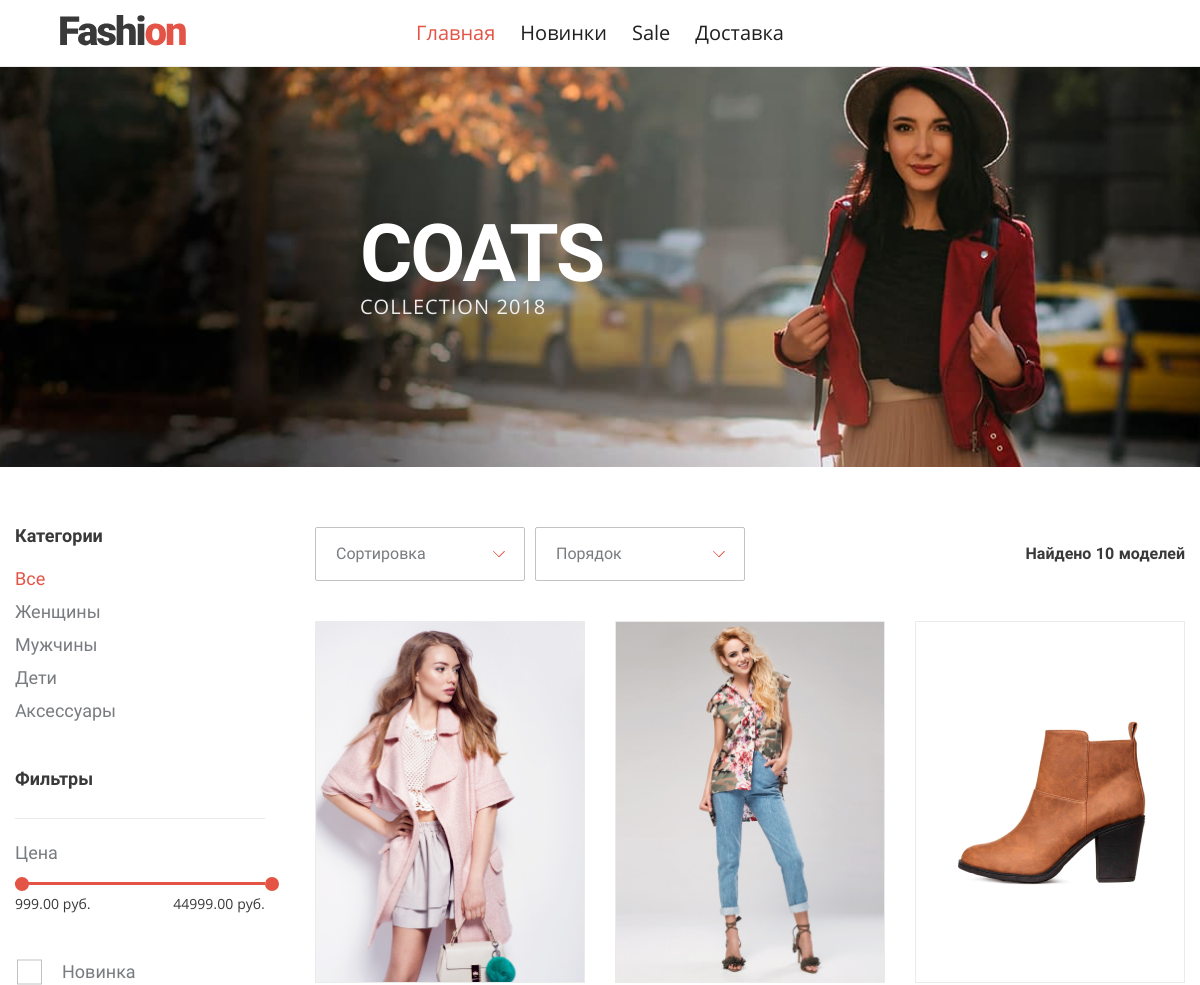
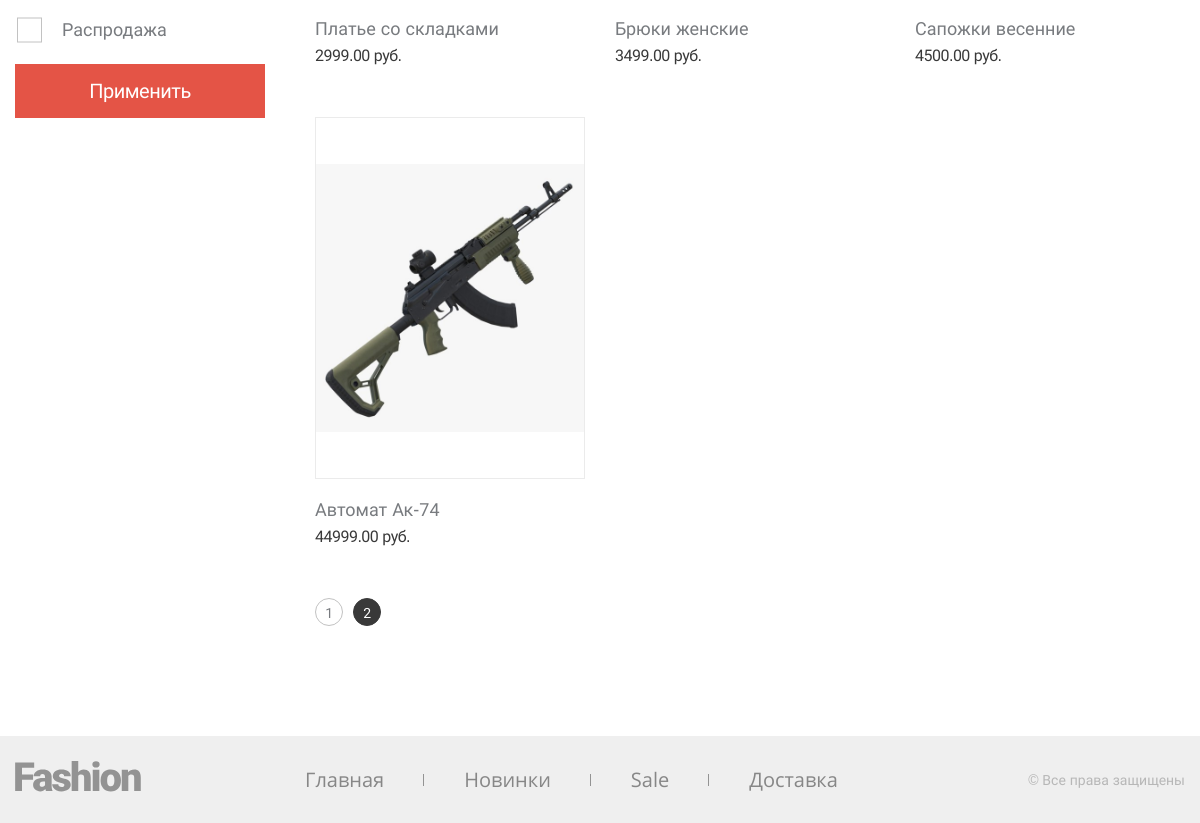
Screenshot of /?page=2 with the database file from the repository (2 pictures, top to bottom).
### tables this page shows
CREATE TABLE `products` (
  `id` int(11) NOT NULL AUTO_INCREMENT,
  `name` varchar(45) NOT NULL,
  `price` decimal(8,2) NOT NULL,
  `img_path` varchar(255) NOT NULL,
  `activity` int(1) NOT NULL DEFAULT '1',
  `novelty` int(1) NOT NULL DEFAULT '0',
  `sale` int(1) NOT NULL DEFAULT '0',
  `create_time` timestamp NULL DEFAULT CURRENT_TIMESTAMP,
  PRIMARY KEY (`id`),
  KEY `index_name_asc` (`name`),
  KEY `index_price_asc` (`price`)
);

### helpers/helper_db.php (called while the page is built, shortened)
<?php
function connect() {
    include $_SERVER['DOCUMENT_ROOT'] . '/include/config.php';
    static $connection = null;
    if (null === $connection) {
        $connection = mysqli_connect($host, $user_db, $password_db, $dbname) or die('connection Error');
        $connection->set_charset("utf8");
    }
    return $connection;
}
function getSectionsOfProduct($id) {
    $id = mysqli_real_escape_string(connect(), $id);
    $sections = [];
    $query = "select sections.name from product_section
                join sections on sections.id = product_section.sections_id
                where product_section.products_id = '$id'";
    $result = mysqli_query(connect(), $query);
    while ($row = mysqli_fetch_assoc($result)) {
        $sections[] = $row['name'];
    }
    return $sections;
}
function getProducts($params = []) {
    $products = [];
    $query = createQuery($params);
    $result = mysqli_query(connect(), $query);
    while ($row = mysqli_fetch_assoc($result)) {
        $products[] = ['id' => $row['id'],
                        'name' => $row['name'],
                        'price' => $row['price'],
                        'novelty' => $row['novelty'],
                        'img_path' => $row['img_path'],
                        'sections' => getSectionsOfProduct($row['id'])];
    }
    return $products;
}
function createQuery($params) {
    $query = "select * from products where activity = 1";
    $advancedQuery = "";
    return $query . $advancedQuery;
}
function getMinPrice() {
    $query = "select price from products order by price asc limit 1";
    $result = mysqli_query(connect(), $query);
    $price = mysqli_fetch_array($result, MYSQLI_ASSOC);
    return $price['price'];
}
function getMaxPrice() {
    $query = "select price from products order by price desc limit 1";
    $result = mysqli_query(connect(), $query);
    $price = mysqli_fetch_array($result, MYSQLI_ASSOC);
    return $price['price'];
}

### include/config.php (called while the page is built, shortened)
<?php
$countOnPage = 6;

### index.php (the view, shortened to what this page needs)
<?php
include $_SERVER['DOCUMENT_ROOT'] . '/templates/header.php';
$productsPages = array_chunk($products, $countOnPage);
$countPages = count($productsPages);
if (isset($_GET['page']) && $_GET['page'] <= $countPages && $_GET['page'] > 0) {
    $page = $_GET['page'];
} else {
    $page = 1;
}
?>
<main class="shop-page">
  <header class="intro">
    <div class="intro__wrapper">
      <h1 class=" intro__title">COATS</h1>
      <p class="intro__info">Collection 2018</p>
    </div>
  </header>
  <section class="shop container">
    <section class="shop__filter filter">
      <form method="get">
      <div class="filter__wrapper">
        <b class="filter__title">Категории</b>
        <ul class="filter__list">
          <li>
            <a class="filter__list-item <?= !isset($params['section']) || (isActiveSection($params['section'], 'all') || is_null($params['section'])) ? 'active' : '' ?>" href="/">Все</a>
          </li>
          <li>
            <a class="filter__list-item <?= isset($params['section']) && isActiveSection($params['section'], 'female') ? 'active' : '' ?>" href="?section=female">Женщины</a>
          </li>
          <li>
            <a class="filter__list-item <?= isset($params['section']) && isActiveSection($params['section'], 'male') ? 'active' : '' ?>" href="?section=male">Мужчины</a>
          </li>
          <li>
            <a class="filter__list-item <?= isset($params['section']) && isActiveSection($params['section'], 'children') ? 'active' : '' ?>" href="?section=children">Дети</a>
          </li>
          <li>
            <a class="filter__list-item <?= isset($params['section']) && isActiveSection($params['section'], 'access') ? 'active' : '' ?>" href="?section=access">Аксессуары</a>
          </li>
        </ul>
      </div>
        <div class="filter__wrapper">
          <b class="filter__title">Фильтры</b>
          <div class="filter__range range">
            <span class="range__info">Цена</span>
            <div class="range__line" aria-label="Range Line"></div>
            <div class="range__res">
              <span class="range__res-item min-price" data-min-price-products="<?= (int)$minPrice ?>" data-min-price="<?= $params['filter']['min-price'] ?? $minPrice ?>"><?= $params['filter']['min-price'] ?? $minPrice ?> руб.</span>
              <span class="range__res-item max-price" data-max-price-products="<?= (int)$maxPrice ?>" data-max-price="<?= $params['filter']['max-price'] ?? $maxPrice ?>"><?= $params['filter']['max-price'] ?? $maxPrice ?> руб.</span>
            </div>
          </div>
        </div>
        <fieldset class="custom-form__group">
          <label for="new" class="custom-form__checkbox-label custom-form__info" style="display: block;">Новинка</label>
          <label for="sale" class="custom-form__checkbox-label custom-form__info" style="display: block;">Распродажа</label>
        </fieldset>
        <button class="button" type="submit" style="width: 100%">Применить</button>
      </form>
    </section>
    <div class="shop__wrapper">
      <section class="shop__sorting">
        <div class="shop__sorting-item custom-form__select-wrapper">
          <select class="custom-form__select" name="order-on">
            <option hidden="">Сортировка</option>
          </select>
        </div>
        <div class="shop__sorting-item custom-form__select-wrapper">
          <select class="custom-form__select" name="order-how">
            <option hidden="">Порядок</option>
          </select>
        </div>
        <p class="shop__sorting-res">Найдено <span class="res-sort"><?= $countProducts ?></span> моделей</p>
      </section>
      <section class="shop__list">
          <?php if (!empty($productsPages)): ?>
              <?php foreach ($productsPages[$page - 1] as $product) { ?>
                  <article class="shop__item product" data-product-id="<?= $product['id'] ?>" tabindex="0">
                    <div class="product__image">
                      <img src="/img/products/<?= $product['img_path'] ?>" alt="<?= $product['name'] ?>">
                    </div>
                    <p class="product__name"><?= $product['name'] ?></p>
                    <span class="product__price"><?= $product['price'] ?> руб.</span>
                  </article>
              <?php } ?>
          <?php endif; ?>
      </section>
      <ul class="shop__paginator paginator">
      <?php for ($i=0; $i < $countPages; $i++) { ?>
          <?php if ($i === $page - 1) { ?>
              <li>
                <a class="paginator__item"><?= $i + 1 ?></a>
              </li>
          <?php } else { ?>
              <li>
                <a class="paginator__item" href="?page=<?= $i + 1 ?>"><?= $i + 1 ?></a>
              </li>
          <?php } ?>
      <?php } ?>
      </ul>
    </div>
  </section>
</main>
<?php include $_SERVER['DOCUMENT_ROOT'] . '/templates/footer.php'; ?>

### rows the page displays
products: price "999.00"
products: price "44999.00", img_path (picture), name "Автомат Ак-74"
products: img_path (picture), name "Платье со складками", price "2999.00"
products: img_path (picture), name "Брюки женские", price "3499.00"
products: img_path (picture), name "Сапожки весенние", price "4500.00"

### other values shown
$countProducts "10"
